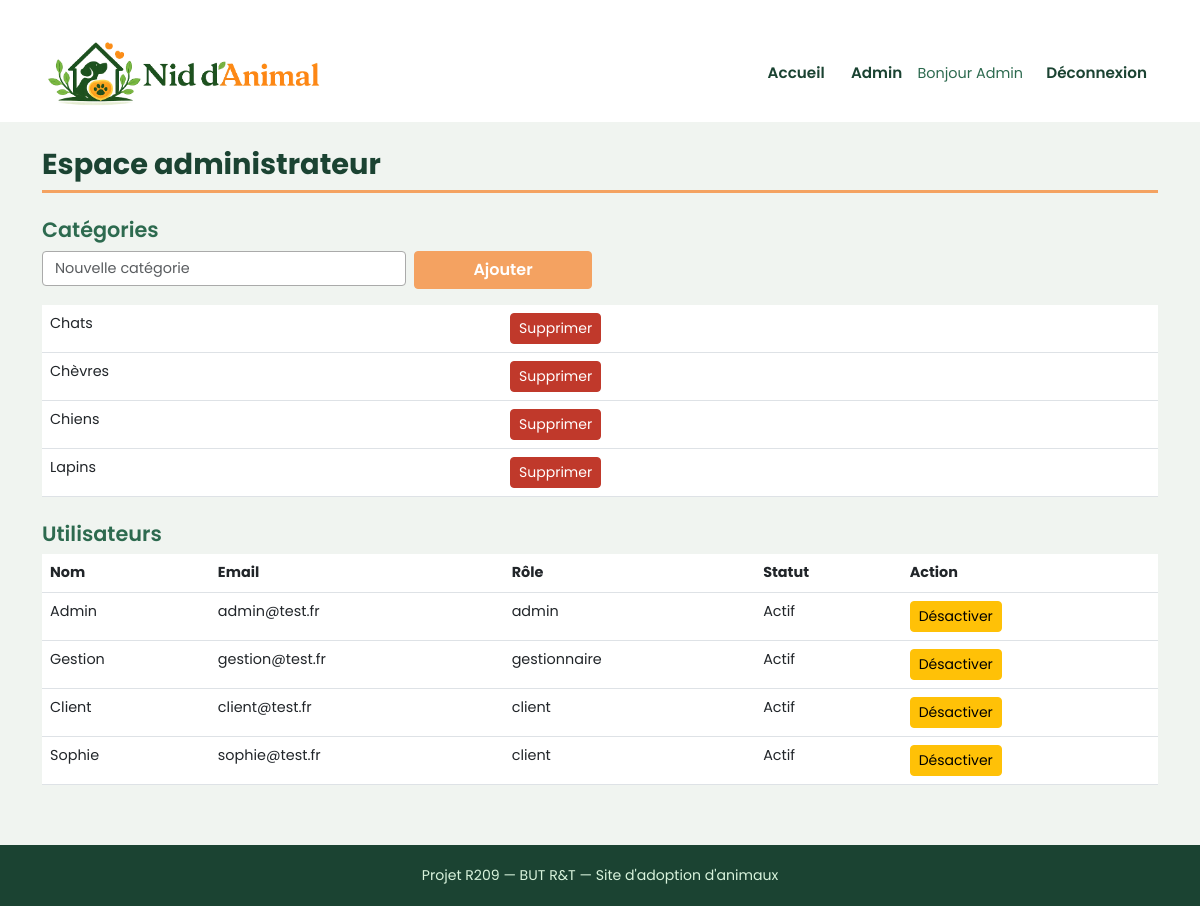
The page /admin.php (signed in) on the database its author committed.
### tables this page shows
CREATE TABLE categories (
    id INT AUTO_INCREMENT PRIMARY KEY,
    nom VARCHAR(50) NOT NULL UNIQUE
);

CREATE TABLE utilisateurs (
    id INT AUTO_INCREMENT PRIMARY KEY,
    nom VARCHAR(100) NOT NULL,
    email VARCHAR(150) NOT NULL UNIQUE,
    mot_de_passe VARCHAR(255) NOT NULL,
    role ENUM('admin', 'gestionnaire', 'client') NOT NULL DEFAULT 'client',
    actif TINYINT(1) NOT NULL DEFAULT 1
);

### admin.php (the view, shortened to what this page needs)
<?php
require 'config.php';
$categories = $pdo->query("SELECT * FROM categories")->fetchAll();
$utilisateurs = $pdo->query("SELECT * FROM utilisateurs")->fetchAll();
include 'header.php';
?>
<h1>Espace administrateur</h1>
<h2>Catégories</h2>
<form method="post" class="row g-2 mb-3 col-md-6">
    <div class="col-md-8"><input type="text" name="nom" class="form-control" placeholder="Nouvelle catégorie"></div>
    <div class="col-md-4"><button class="btn btn-primary w-100">Ajouter</button></div>
</form>
<table class="table">
    <?php foreach ($categories as $c): ?>
        <tr>
            <td><?= htmlspecialchars($c['nom']) ?></td>
            <td>
                <form method="post" class="d-inline">
                    <button class="btn btn-sm btn-danger">Supprimer</button>
                </form>
            </td>
        </tr>
    <?php endforeach; ?>
</table>
<h2>Utilisateurs</h2>
<table class="table">
    <tr><th>Nom</th><th>Email</th><th>Rôle</th><th>Statut</th><th>Action</th></tr>
    <?php foreach ($utilisateurs as $u): ?>
        <tr>
            <td><?= htmlspecialchars($u['nom']) ?></td>
            <td><?= htmlspecialchars($u['email']) ?></td>
            <td><?= $u['role'] ?></td>
            <td><?= $u['actif'] ? 'Actif' : 'Désactivé' ?></td>
            <td>
                <form method="post" class="d-inline">
                    <?php if ($u['actif']): ?>
                        <button class="btn btn-sm btn-warning">Désactiver</button>
                    <?php else: ?>
                        <input type="hidden" name="action" value="activer">
                        <button class="btn btn-sm btn-success">Activer</button>
                    <?php endif; ?>
                </form>
            </td>
        </tr>
    <?php endforeach; ?>
</table>
<?php include 'footer.php'; ?>

### style.css (style rules this page uses)
html { scroll-behavior: smooth; }
body { background-color: #f0f4f0; font-family: 'Poppins', sans-serif; color: #222222; }
h1 { color: #1b4332; font-size: 1.8rem; font-weight: 700; margin-bottom: 20px; padding-bottom: 8px; border-bottom: 3px solid #f4a261; }
h2 { color: #2d6a4f; font-size: 1.3rem; font-weight: 600; margin-top: 25px; }
.btn-primary { background-color: #f4a261; border-color: #f4a261; color: #ffffff; font-weight: 600; border-radius: 4px; }
.btn-danger { background-color: #c0392b; border-color: #c0392b; }
.form-control { border: 1px solid #aaaaaa; border-radius: 4px; font-family: 'Poppins', sans-serif; font-size: 0.9rem; }
table { font-size: 0.9rem; }
table th { background-color: #2d6a4f; color: #ffffff; }

### rows shown on the page
categories: nom "Chats"
categories: nom "Chèvres"
categories: nom "Chiens"
categories: nom "Lapins"
utilisateurs: nom "Admin", email "admin@test.fr", role "admin", actif "Actif"
utilisateurs: nom "Gestion", email "gestion@test.fr", role "gestionnaire", actif "Actif"
utilisateurs: nom "Client", email "client@test.fr", role "client", actif "Actif"
utilisateurs: nom "Sophie", email "sophie@test.fr", role "client", actif "Actif"

### other values the page prints
$_SESSION['nom'] "Admin"
